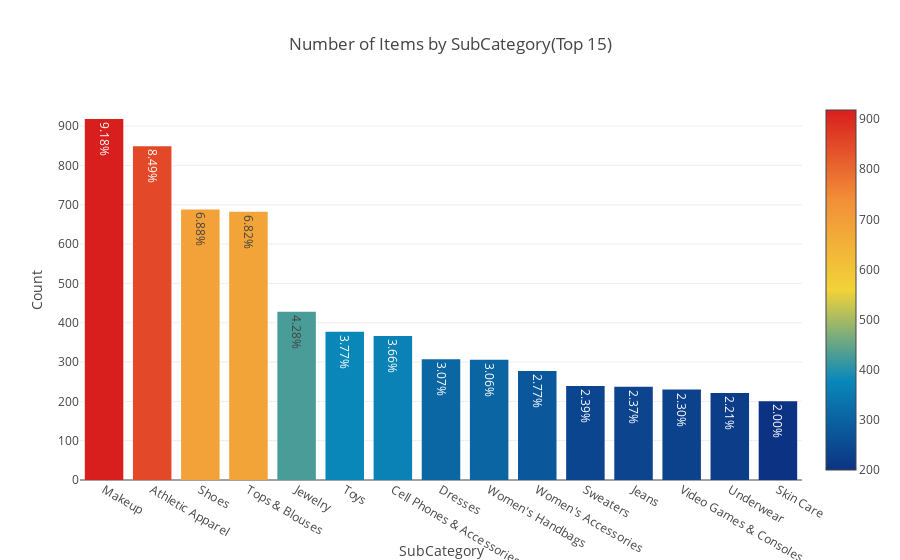

Notebook code for this chart:
### Code cell
trace1 = go.Bar(x=x,y=y,text=pct,
                marker=dict(color=y,colorscale='Portland',showscale=True,reversescale=False))
layout = dict(title='Number of Items by SubCategory(Top 15)',
              yaxis=dict(title='Count'),
              xaxis=dict(title='SubCategory'))
fig=dict(data=[trace1],layout=layout)
py.iplot(fig)

### Figure 1 — Plotly figure (JSON) as saved in the notebook; plotly's stock layout.template omitted (floating-point values rounded to 4 significant figures)
{"data": [{"marker": {"color": [918, 849, 688, 682, 428, 377, 366, 307, 306, 277, 239, 237, 230, 221, 200], "colorscale": "Portland", "reversescale": false, "showscale": true}, "text": ["9.18%", "8.49%", "6.88%", "6.82%", "4.28%", "3.77%", "3.66%", "3.07%", "3.06%", "2.77%", "2.39%", "2.37%", "2.30%", "2.21%", "2.00%"], "type": "bar", "x": ["Makeup", "Athletic Apparel", "Shoes", "Tops & Blouses", "Jewelry", "Toys", "Cell Phones & Accessories", "Dresses", "Women's Handbags", "Women's Accessories", "Sweaters", "Jeans", "Video Games & Consoles", "Underwear", "Skin Care"], "y": [918, 849, 688, 682, 428, 377, 366, 307, 306, 277, 239, 237, 230, 221, 200]}], "layout": {"title": "Number of Items by SubCategory(Top 15)", "xaxis": {"title": "SubCategory"}, "yaxis": {"title": "Count"}}}
